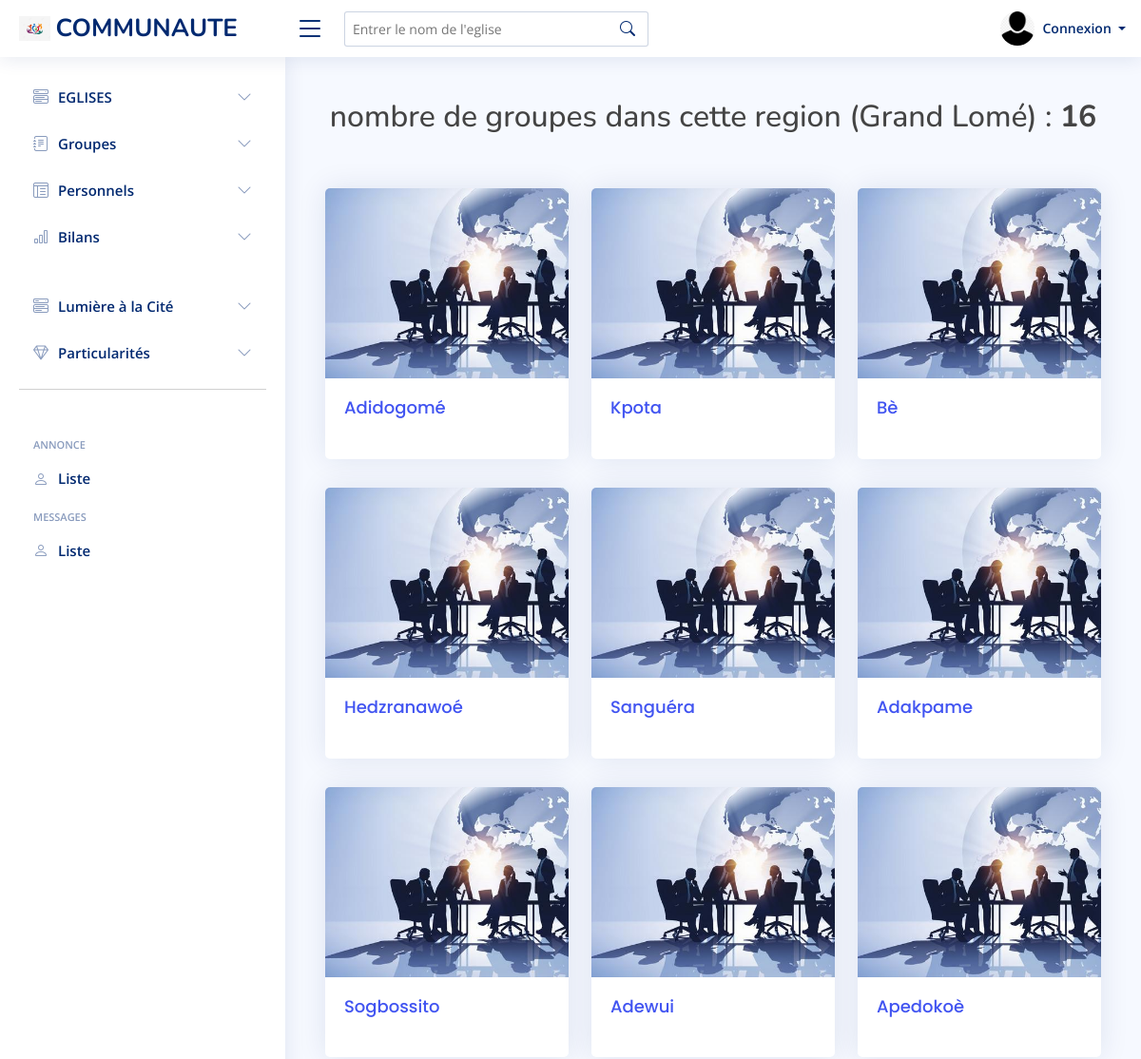
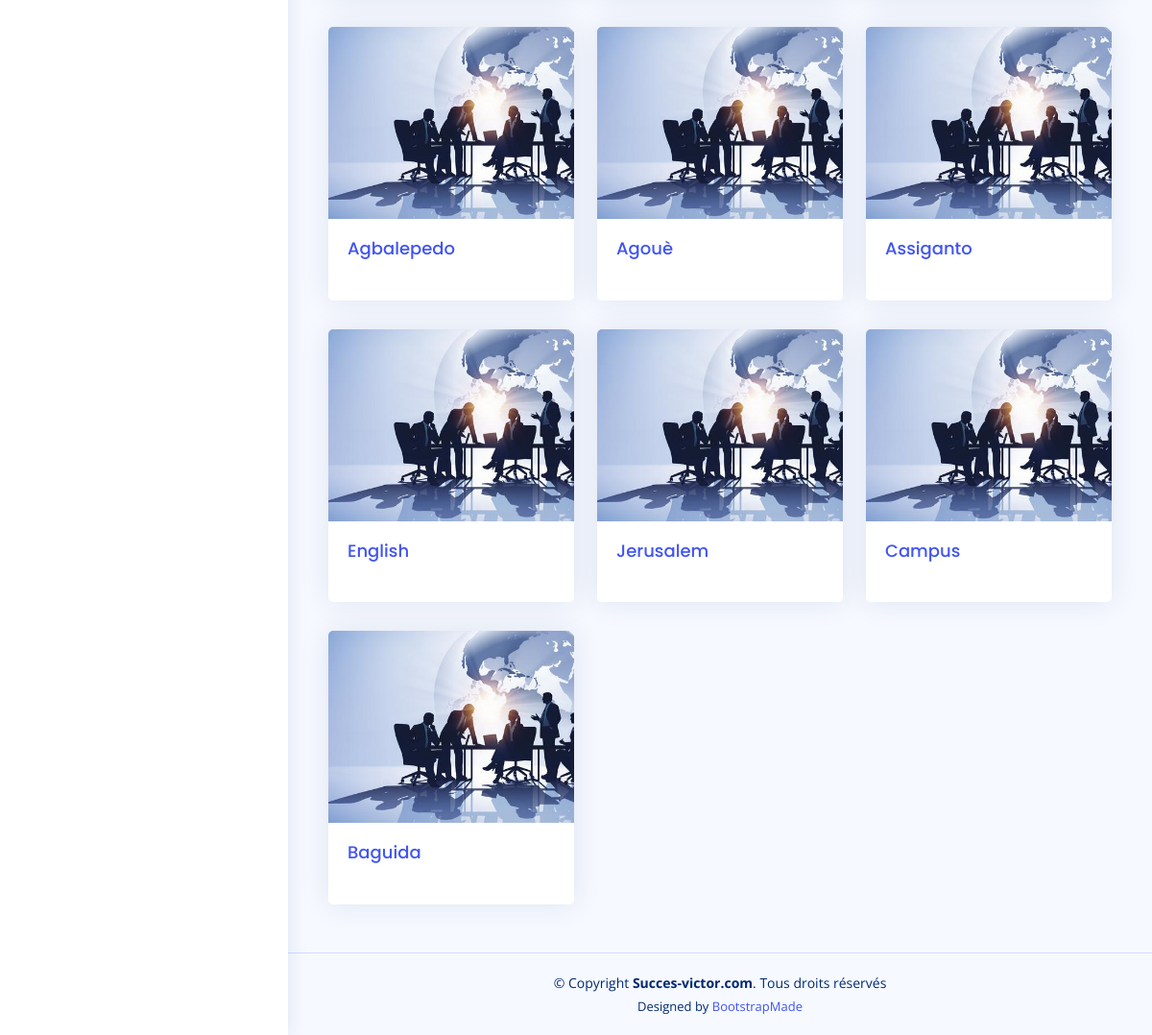
The page /groupes/region/Grand Lomé on the database its author committed (2 pictures, top to bottom).
### Eglises/models.py (models this page shows, shortened)
class Groupe(models.Model):
    name = models.CharField(max_length=100)
    nom_du_pasteur_du_groupe = models.CharField(max_length=200)
    nom_du_superviseur_des_jeunes = models.CharField(max_length=100)
    nom_du_superviseur_adjoin_des_jeunes = models.CharField(max_length=100)
    nombre_de_membres = models.CharField(max_length=100)
    region = models.CharField(max_length=100)
    publish = models.DateTimeField(default=timezone.now)
    created = models.DateTimeField(auto_now_add=True)
    updated = models.DateTimeField(auto_now=True)
    def __str__(self):
        return self.name

### Eglises/views.py (the view)
# urls.py: path('groupes/region/<str:regs>', FiltreGroupeRegion, name='groupe_region'),
def FiltreGroupeRegion(request, regs):
    groupe_region = Groupe.objects.filter(region=regs)
    groupe_region_count = groupe_region.count()
    context = {
        'groupe_region':groupe_region,
        'groupe_region_count':groupe_region_count,
        'regs':regs
    }
    return render(request, 'Groupes/groupe_region.html', context)

### Eglises/templates/Groupes/groupe_region.html (shortened to what this page needs)
{% extends "base.html" %}
 {% load static %}
{% block gestion %}
<br>
    <h2>nombre de groupes dans cette region ({{regs}}) : <strong> {{groupe_region_count}} </strong> </h2> <br><br>
    <section class="container-fluid">
        <div class="row">
        {% if groupe_region %}
            {% for groupe in groupe_region %}
                <div class="col-md-4">
                <div class="card">
                    {% if eglise.header_image %}
                    <img src="{{eglise.header_image.url}}" class="card-img-top" alt="...">
                    {% else %}
                    <img src="{% static 'assets/img/card.jpg' %}" class="card-img-top" alt="...">
                    {% endif %}
                    <div class="card-body">
                        <h5 class="card-title"><a href="{% url 'groupe_details' groupe.pk %}">{{groupe}}</a></h5>
                    </div>
                    </div>
                </div>
            {% endfor %}
            {% else %}
            <strong>Pas d'informations pour le moment !</strong>
        {% endif %}
        </div>
    </section>
{% endblock  %}

### static/assets/css/style.css (style rules this page uses)
:root { scroll-behavior: smooth; }
body { font-family: "Open Sans", sans-serif; background: #f6f9ff; color: #444444; }
a { color: #4154f1; text-decoration: none; }
h1, h2, h3, h4, h5, h6 { font-family: "Nunito", sans-serif; }
.card { margin-bottom: 30px; border: none; border-radius: 5px; box-shadow: 0px 0 30px rgba(1, 41, 112, 0.1); }
.card-title { padding: 20px 0 15px 0; font-size: 18px; font-weight: 500; color: #012970; font-family: "Poppins", sans-serif; }
.card-body { padding: 0 20px 20px 20px; }

### static/css/main.css (style rules this page uses)
.card-img-top { width: 100%; height: 200px; object-fit: cover; }
h2, h3 { text-align: center; }

### rows shown on the page
Groupe: name "Adidogomé"
Groupe: name "Kpota"
Groupe: name "Bè"
Groupe: name "Hedzranawoé"
Groupe: name "Sanguéra"
Groupe: name "Adakpame"
Groupe: name "Sogbossito"
Groupe: name "Adewui"
Groupe: name "Apedokoè"
Groupe: name "Agbalepedo"
Groupe: name "Agouè"
Groupe: name "Assiganto"
Groupe: name "English"
Groupe: name "Jerusalem"
Groupe: name "Campus"
Groupe: name "Baguida"

### other values the page prints
{{ regs }} "Grand Lomé"
{{ groupe_region_count }} "16"
